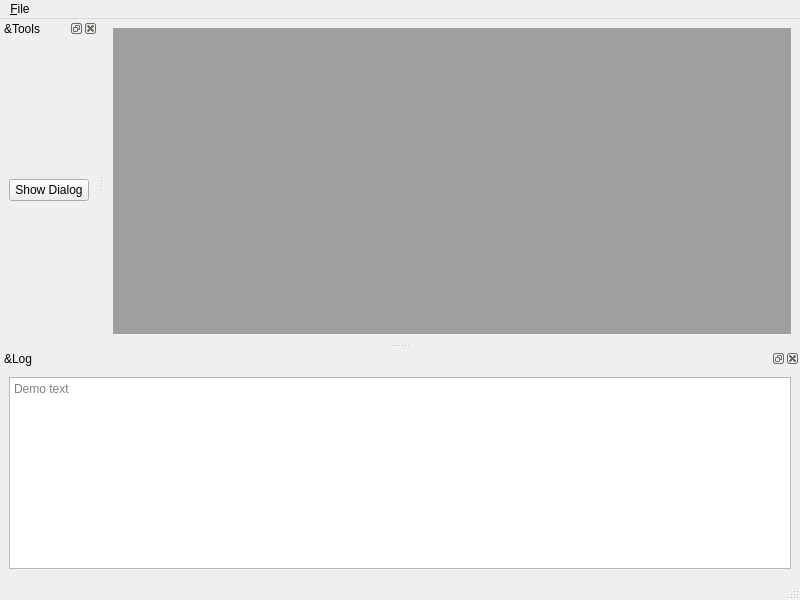
<?xml version="1.0" encoding="UTF-8"?>
<ui version="4.0">
 <class>MainWindow</class>
 <widget class="QMainWindow" name="MainWindow">
  <property name="geometry">
   <rect>
    <x>0</x>
    <y>0</y>
    <width>800</width>
    <height>600</height>
   </rect>
  </property>
  <property name="windowTitle">
   <string>My Application</string>
  </property>
  <widget class="QWidget" name="centralwidget">
   <layout class="QVBoxLayout" name="verticalLayout">
    <item>
     <widget class="QMdiArea" name="mdiArea"/>
    </item>
   </layout>
  </widget>
  <widget class="QMenuBar" name="menubar">
   <property name="geometry">
    <rect>
     <x>0</x>
     <y>0</y>
     <width>800</width>
     <height>30</height>
    </rect>
   </property>
   <widget class="QMenu" name="menuFile">
    <property name="title">
     <string>&amp;File</string>
    </property>
    <addaction name="actionShowDialog"/>
   </widget>
   <addaction name="menuFile"/>
  </widget>
  <widget class="QStatusBar" name="statusbar"/>
  <widget class="QDockWidget" name="dockTools">
   <property name="features">
    <set>QDockWidget::DockWidgetFeature::DockWidgetClosable|QDockWidget::DockWidgetFeature::DockWidgetFloatable|QDockWidget::DockWidgetFeature::DockWidgetMovable</set>
   </property>
   <property name="windowTitle">
    <string>&amp;Tools</string>
   </property>
   <attribute name="dockWidgetArea">
    <number>1</number>
   </attribute>
   <widget class="QWidget" name="dockWidgetToolsContents">
    <layout class="QHBoxLayout" name="horizontalLayout_2">
     <item>
      <widget class="QPushButton" name="pushButtonDialog">
       <property name="text">
        <string>Show Dialog</string>
       </property>
      </widget>
     </item>
    </layout>
   </widget>
  </widget>
  <widget class="QDockWidget" name="dockLog">
   <property name="features">
    <set>QDockWidget::DockWidgetFeature::DockWidgetClosable|QDockWidget::DockWidgetFeature::DockWidgetFloatable|QDockWidget::DockWidgetFeature::DockWidgetMovable</set>
   </property>
   <property name="windowTitle">
    <string>&amp;Log</string>
   </property>
   <attribute name="dockWidgetArea">
    <number>8</number>
   </attribute>
   <widget class="QWidget" name="dockWidgetLogContents">
    <layout class="QHBoxLayout" name="horizontalLayout">
     <item>
      <widget class="QTextEdit" name="textLog">
       <property name="placeholderText">
        <string>Demo text</string>
       </property>
      </widget>
     </item>
    </layout>
   </widget>
  </widget>
  <action name="actionShowDialog">
   <property name="text">
    <string>Show Dialog</string>
   </property>
   <property name="shortcut">
    <string>Ctrl+D</string>
   </property>
  </action>
 </widget>
 <resources/>
 <connections/>
</ui>
